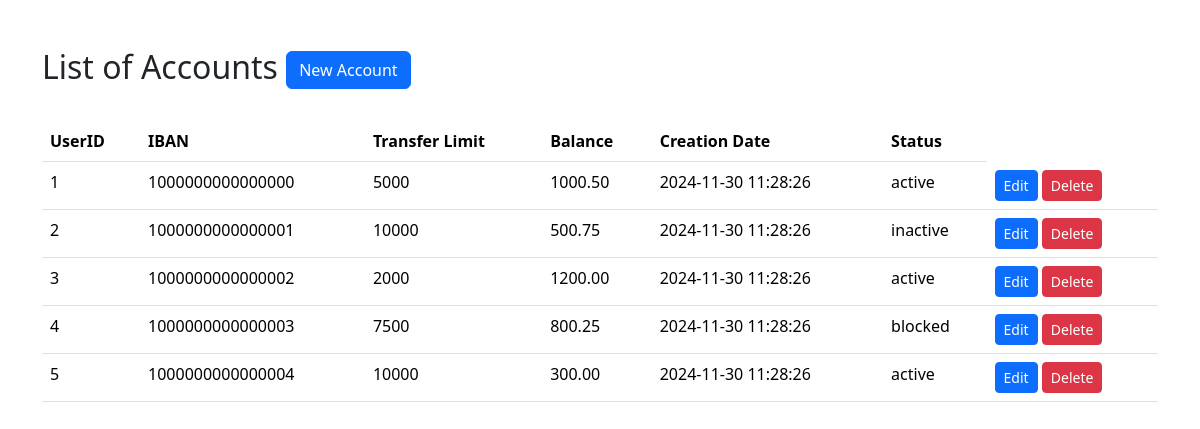
Page /admin/read_accounts.php on the committed database.
### tables this page shows
CREATE TABLE Accounts (
    IBAN BIGINT UNSIGNED NOT NULL AUTO_INCREMENT PRIMARY KEY,
    UserID INT NOT NULL,
    Transfer_Limit INT UNSIGNED NOT NULL,
    Balance DECIMAL(15, 2) NOT NULL DEFAULT 0.00,
    Creation_Date TIMESTAMP DEFAULT CURRENT_TIMESTAMP,
    Status ENUM('active', 'inactive', 'blocked') NOT NULL DEFAULT 'active',
    FOREIGN KEY (UserID) REFERENCES Users(UserID) 
) AUTO_INCREMENT = 1000000000000000;

### admin/read_accounts.php (the view, shortened to what this page needs)
<!DOCTYPE html>
<html lang="en">
<head>
    <link href="https://cdn.jsdelivr.net/npm/bootstrap@5.3.3/dist/css/bootstrap.min.css" rel="stylesheet">
</head>
<body>
    <div class="container my-5">
        <h2>
            List of Accounts
            <a class="btn btn-primary" href="/POS_website/admin/create_account.php" role="button">New Account</a>
        </h2>
        <br>
        <table class="table">
            <thead>
                <tr>
                    <th>UserID</th>
                    <th>IBAN</th>
                    <th>Transfer Limit</th>
                    <th>Balance</th>
                    <th>Creation Date</th>
                    <th>Status</th>
                </tr>
            </thead>
            <tbody>
                <?php
                $servername = "localhost";
                $username = "root";
                $password = "";
                $database = "pos_db";
                $connection = new mysqli($servername, $username, $password, $database);
                $sql = "SELECT * FROM Accounts";
                $result = $connection->query($sql);
                while ($row = $result->fetch_assoc()) {
                    echo "
                    <tr>
                        <td>$row[UserID]</td>
                        <td>$row[IBAN]</td>
                        <td>$row[Transfer_Limit]</td>
                        <td>$row[Balance]</td>
                        <td>$row[Creation_Date]</td>
                        <td>$row[Status]</td>
                        <td>
                            <a class='btn btn-primary btn-sm' href='/POS_website/admin/edit_account.php?IBAN=$row[IBAN]'>Edit</a>
                            <a class='btn btn-danger btn-sm' href='/POS_website/admin/delete_account.php?IBAN=$row[IBAN]'>Delete</a>
                        </td>
                    </tr>
                    ";
                }
                ?>
            </tbody>
        </table>
    </div>
</body>
</html>

### rows in the picture
accounts: UserID "1", IBAN "1000000000000000", Transfer_Limit "5000", Balance "1000.50", Creation_Date "2024-11-30 11:28:26", Status "active"
accounts: UserID "2", IBAN "1000000000000001", Transfer_Limit "10000", Balance "500.75", Creation_Date "2024-11-30 11:28:26", Status "inactive"
accounts: UserID "3", IBAN "1000000000000002", Transfer_Limit "2000", Balance "1200.00", Creation_Date "2024-11-30 11:28:26", Status "active"
accounts: UserID "4", IBAN "1000000000000003", Transfer_Limit "7500", Balance "800.25", Creation_Date "2024-11-30 11:28:26", Status "blocked"
accounts: UserID "5", IBAN "1000000000000004", Transfer_Limit "10000", Balance "300.00", Creation_Date "2024-11-30 11:28:26", Status "active"
